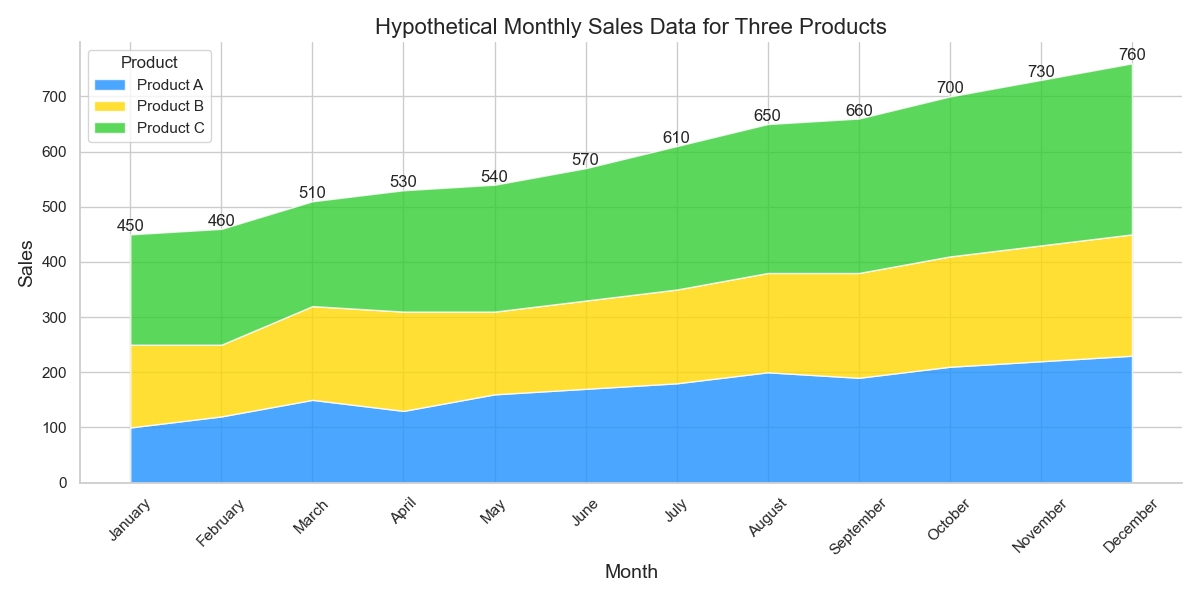

Reproduce this figure in Python.

import pandas as pd
import seaborn as sns
import matplotlib.pyplot as plt
from matplotlib.ticker import FuncFormatter

# Define the dataset
data = {
    'Month': ['January', 'February', 'March', 'April', 'May', 'June',
              'July', 'August', 'September', 'October', 'November', 'December'],
    'Product A': [100, 120, 150, 130, 160, 170, 180, 200, 190, 210, 220, 230],
    'Product B': [150, 130, 170, 180, 150, 160, 170, 180, 190, 200, 210, 220],
    'Product C': [200, 210, 190, 220, 230, 240, 260, 270, 280, 290, 300, 310]
}

# Create a DataFrame
df = pd.DataFrame(data)

# Data preparation for stacked area chart
df_melted = df.melt('Month', var_name='Product', value_name='Sales')

# Transformation of 'Month' to categorical type for proper ordering
df_melted['Month'] = pd.Categorical(df_melted['Month'],
                                    categories=data['Month'],
                                    ordered=True)

# Plotting
plt.figure(figsize=(12, 6))

# Product A: #1E90FF (Dodger Blue), Product B: #FFD700 (Gold), Product C: #32CD32 (Lime Green)
colors = ["#1E90FF", "#FFD700", "#32CD32"]

# Stackplot
plt.stackplot(df['Month'], df.iloc[:, 1:].values.T, labels=df.columns[1:], colors=colors, alpha=0.8)

# Beautifying the plot
plt.title('Hypothetical Monthly Sales Data for Three Products', fontsize=16)
plt.ylabel('Sales', fontsize=14)
plt.xlabel('Month', fontsize=14)
plt.xticks(rotation=45)
plt.legend(title='Product', loc='upper left')

# Annotation
for i, row in df.iterrows():
    total_sales = row['Product A'] + row['Product B'] + row['Product C']
    plt.text(row['Month'], total_sales, f'{total_sales}', ha='center', va='bottom')

sns.despine()

# Show the plot
plt.tight_layout()
plt.show()
